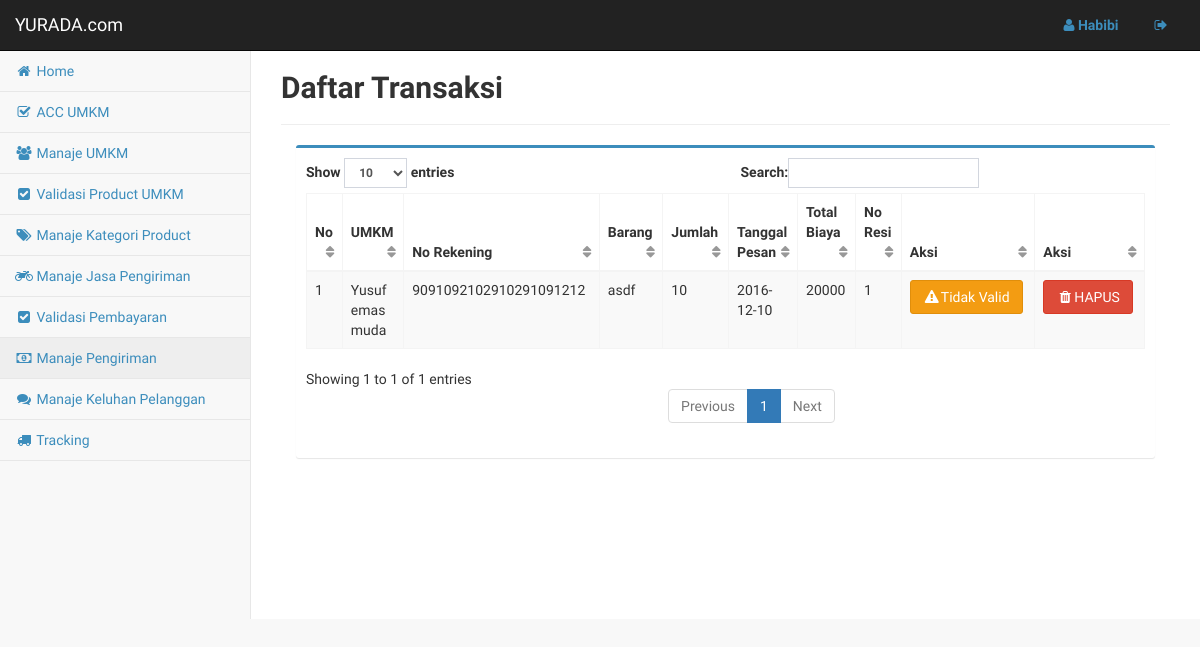
The app's page /admin/index.php?halaman=manaje_bayar (signed in) with its own data.
### tables this page shows
CREATE TABLE `tb_umkm` (
  `id_umkm` varchar(15) NOT NULL,
  `nama_umkm` varchar(50) NOT NULL,
  `nama_pemilik` varchar(50) NOT NULL,
  `alamat_umkm` text NOT NULL,
  `id_kota` varchar(5) NOT NULL,
  `id_provinsi` varchar(5) NOT NULL,
  `email` varchar(50) NOT NULL,
  `no_telfon` varchar(12) NOT NULL,
  `deskripsi_umkm` text NOT NULL,
  `nama_pengguna` varchar(20) NOT NULL,
  `kata_sandi` varchar(50) NOT NULL,
  `status` enum('0','1') NOT NULL
);

CREATE TABLE `tb_rekening` (
  `id_umkm` varchar(15) NOT NULL,
  `id_bank` varchar(10) NOT NULL,
  `no_rekening` varchar(50) NOT NULL
);

CREATE TABLE `tb_barang` (
  `id_barang` varchar(10) NOT NULL,
  `id_umkm` varchar(15) NOT NULL,
  `nama_barang` varchar(50) NOT NULL,
  `id_kategori` varchar(5) NOT NULL,
  `harga_barang` double NOT NULL,
  `jumlah_stok` int(11) NOT NULL,
  `gambar_barang` varchar(200) NOT NULL,
  `spesifikasi_barang` text NOT NULL
);

CREATE TABLE `tb_detail_pesan` (
  `id_pesan` varchar(10) NOT NULL,
  `id_barang` varchar(10) NOT NULL,
  `jumlah_pesan` int(11) NOT NULL,
  `sub_total` double NOT NULL
);

CREATE TABLE `tb_pesan` (
  `id_pesan` varchar(10) NOT NULL,
  `id_pelanggan` varchar(10) NOT NULL,
  `tanggal_pesan` date NOT NULL,
  `total_biaya` double NOT NULL,
  `alamat` text NOT NULL,
  `id_kota` varchar(5) NOT NULL,
  `id_provinsi` varchar(5) NOT NULL,
  `catatan` text NOT NULL
);

CREATE TABLE `tb_pembayaran` (
  `id_pembayaran` varchar(10) NOT NULL,
  `id_pesan` varchar(10) NOT NULL,
  `total_transaksi` double NOT NULL,
  `no_resi` varchar(50) NOT NULL,
  `bukti_pembayaran` varchar(200) NOT NULL,
  `status` enum('0','1') NOT NULL
);

### admin/manaje_bayar.php (the view, shortened to what this page needs)
<div class="row">
    <div class="col-lg-12">
    <h2><b> Daftar Transaksi </b></h2>
    <hr>
    <div class="container-fluid">
        <div class="row">
        <div class="col-lg-12">
        <div class="box box-primary">
        <div class="box-body table-responsive">
            <form action="manaje_bayar_proses.php" method="GET">
            <table id="tabel-data" class="table table-striped table-bordered" width="100%" cellspacing="0">
                <thead>
                    <tr>
                        <th>No</th>
                        <th>UMKM</th>
                        <th>No Rekening</th>
                        <th>Barang</th>
                        <th>Jumlah</th>
                        <th>Tanggal Pesan</th>
                        <th>Total Biaya</th>
                        <th>No Resi</th>
                        <th>Aksi</th>
                        <th>Aksi</th>
                    </tr>
                </thead>
                <tbody>
            <?php
            include '../config/koneksi.php';
            $no = 1;
            $sql = "SELECT  tb_umkm.id_umkm,
                            tb_umkm.nama_umkm,
                            tb_rekening.no_rekening,
                            tb_pesan.id_pesan,
                            tb_barang.id_barang,
                            tb_barang.nama_barang,
                            tb_pesan.tanggal_pesan,
                            tb_detail_pesan.jumlah_pesan,
                            tb_detail_pesan.sub_total,
                            tb_pesan.total_biaya,
                            tb_pembayaran.id_pembayaran,
                            tb_pembayaran.no_resi
                    FROM tb_umkm, tb_rekening, tb_pesan, tb_barang, tb_detail_pesan, tb_pembayaran
                    WHERE tb_umkm.id_umkm = tb_barang.id_umkm
                    AND tb_umkm.id_umkm = tb_rekening.id_umkm
                    AND tb_pesan.id_pesan = tb_pembayaran.id_pesan
                    AND tb_pesan.id_pesan = tb_detail_pesan.id_pesan
                    AND tb_barang.id_barang = tb_detail_pesan.id_barang
                    AND tb_pembayaran.no_resi !=''
                    AND tb_pembayaran.status ='1'";
            $result = $koneksi->query($sql);
            ?>
                <?php while ($row= $result->fetch_array()) {  ?>
                <tr>
                    <td><?php echo $no ?></td>
                    <td><?php echo $row['nama_umkm']; ?></td>
                    <td><?php echo $row['no_rekening']; ?></td>
                    <td><?php echo $row['nama_barang']; ?></td>
                    <td><?php echo $row['jumlah_pesan']; ?></td>
                    <td><?php echo $row['tanggal_pesan']; ?></td>
                    <td><?php echo $row['total_biaya']; ?></td>
                    <td><?php echo $row['no_resi']; ?></td>
                    <td>
                        <button type="submit" name="submit1" class="btn btn-warning" value="<?php echo $row['id_pembayaran']; ?>">
                            <i class="fa fa-warning fa-fw"></i>Tidak Valid
                        </button>
                    </td>
                    <td>
                        <button type="submit" name="submit" class="btn btn-danger" value="<?php echo $row['id_pembayaran']; ?>">
                            <i class="fa fa-trash fa-fw"></i>HAPUS
                        </button>
                    </td>
                </tr>
                <?php $no++;} ?>
                </tbody>
            </table>
            </form>
        </div>
        </div>
      </div>
     </div>
    </div>
</div>
</div>

### admin/index.php (shortened to what this page needs)
<?php
$id_admin = $_SESSION['id_admin'];
include '../config/koneksi.php';
$sql = "SELECT * FROM tb_admin WHERE id_admin='$id_admin'";
$result = $koneksi->query($sql);
$row = $result->fetch_array();
$nama_admin = $row['nama_admin'];
 ?>
<!DOCTYPE html>
<html lang="en">
<head>
    <link href="../assets/bootstrap/css/bootstrap.min.css" rel="stylesheet">
    <link href="../assets/metisMenu/metisMenu.min.css" rel="stylesheet">
    <link href="../assets/dist/css/sb-admin-2.css" rel="stylesheet">
    <link href="../assets/helper/AdminLTE.min.css" rel="stylesheet">
    <link href="../assets/font-awesome/css/font-awesome.min.css" rel="stylesheet" type="text/css">
</head>
<body>
    <div id="wrapper">
        <nav class="navbar navbar-inverse navbar-static-top" role="navigation" style="margin-bottom: 0">
            <div class="navbar-header">
                <a class="navbar-brand" href="index.php">YURADA.com</a>
            </div>
            <ul class="nav navbar-top-links navbar-right">
                <li class="dropdown">
                    <a class="dropdown-toggle" href="index.php?halaman=profil">
                        <i class="fa fa-user fa-fw" ></i><b><?php echo $nama_admin; ?></b></i>
                    </a>
                </li>
                <li class="dropdown">
                    <a class="dropdown-toggle"  href="../logout.php">
                        <i class="fa fa-sign-out fa-fw"></i>
                    </a>
                </li>
            </ul>
            <div class="navbar-default sidebar" role="navigation">
                <div class="sidebar-nav navbar-collapse">
                    <ul class="nav" id="side-menu">
                        <li>
                            <a href="index.php"><i class="fa fa-home fa-fw"></i> Home </a>
                        </li>
                        <li>
                            <a href="index.php?halaman=acc_umkm"><i class="fa fa-check-square-o fa-fw"></i> ACC UMKM </a>
                        </li>
                        <li>
                            <a href="index.php?halaman=manaje_umkm"><i class="fa fa-group fa-fw"></i> Manaje UMKM </a>
                        </li>
                        <li>
                            <a href="index.php?halaman=validasi_barang"><i class="fa fa-check-square fa-fw"></i> Validasi Product UMKM </a>
                        </li>
                        <li>
                            <a href="index.php?halaman=manaje_kategori"><i class="fa fa-tags fa-fw"></i> Manaje Kategori Product </a>
                        </li>
                        <li>
                            <a href="index.php?halaman=jasa_kirim"><i class="fa fa-motorcycle fa-fw"></i> Manaje Jasa Pengiriman</a>
                        </li>
                        <li>
                            <a href="index.php?halaman=validasi_bayar"><i class="fa fa-check-square fa-fw"></i> Validasi Pembayaran </a>
                        </li>
                        <li>
                            <a href="index.php?halaman=manaje_bayar"><i class="fa fa-money fa-fw"></i> Manaje Pengiriman</a>
                        </li>
                        <li>
                            <a href="index.php?halaman=manaje_keluhan"><i class="fa fa-comments fa-fw"></i> Manaje Keluhan Pelanggan </a>
                        </li>
                        <li>
                            <a href="index.php?halaman=tracking"><i class="fa fa-truck fa-fw"></i> Tracking </a>
                        </li>
                    </ul>
                </div>
            </div>
        </nav>
         <div id="page-wrapper">
            <?php
            if ($_GET['halaman']=="profil") {
                include 'profil.php';
            }else if($_GET['halaman']=="about"){
                include 'about.php';
            }else if($_GET['halaman']=="acc_umkm"){
                include 'acc_umkm.php';
            }else if($_GET['halaman']=="manaje_umkm"){
                include 'manaje_umkm.php';
            }else if($_GET['halaman']=="validasi_barang_detail"){
                include 'validasi_barang_detail.php';
            }else if($_GET['halaman']=="validasi_barang"){
                include 'validasi_barang.php';
            }else if($_GET['halaman']=="manaje_keluhan"){
                include 'manaje_keluhan.php';
            }else if($_GET['halaman']=="manaje_kategori"){
                include 'kategori.php';
            }else if($_GET['halaman']=="tambah_kategori"){
                include 'kategori_form_tambah.php';
            }else if($_GET['halaman']=="ubah_kategori"){
                include 'kategori_form_ubah.php';
            }else if($_GET['halaman']=="validasi_bayar"){
                include 'validasi_bayar.php';
            }else if($_GET['halaman']=="manaje_bayar"){
                include 'manaje_bayar.php';
            }else if($_GET['halaman']=="jasa_kirim"){
                include 'jasa_kirim.php';
            }else if($_GET['halaman']=="tambah_jasa_kirim"){
                include 'jasa_kirim_form_tambah.php';
            }else if($_GET['halaman']=="ubah_jasa_kirim"){
                include 'jasa_kirim_form_ubah.php';
            }else if($_GET['halaman']=="tracking"){
                include '../pelanggan/tracking.php';
            }else{
                include 'home.php';
            }
             ?>
        </div>
    </div>
</body>
</html>

### records on screen
tb_umkm: nama_umkm "Yusuf emas muda", tb_rekening.no_rekening "9091092102910291091212", tb_barang.nama_barang "asdf", tb_detail_pesan.jumlah_pesan "10", tb_pesan.tanggal_pesan "2016-12-10", tb_pesan.total_biaya "20000", tb_pembayaran.no_resi "1"

### other values on screen
$nama_admin "Habibi"
